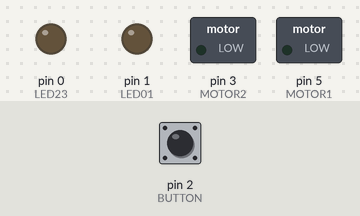
The sketch below on a simulated Arduino Uno, built with avr-gcc and run on an emulated ATmega328P. On the bench: switched loads named in the sketch (green lamp = pin HIGH), output pins drawn as LEDs (lit = HIGH). Dashed ring = blinking. Inputs (shaded band) come from the test bench; at power-on: pin 2 (BUTTON) HIGH. EEPROM starts erased.

Above: at 1.2 s.
1.3 s: pin 2 (BUTTON) pulled LOW for 0.15 s
At 3.52 s:
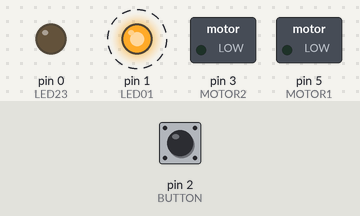
At 3.97 s:
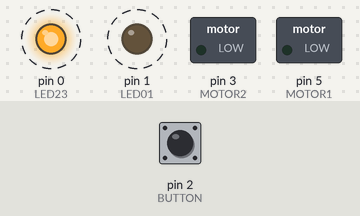
Timing chart, 0 to 10.4 s (numbered marks = the images above; inputs shaded):
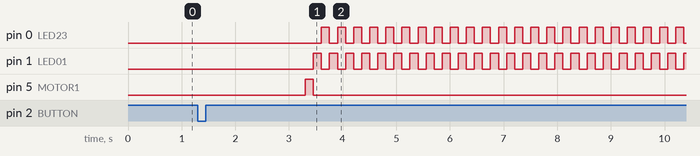

The sketch:

ElHLLevel.ino
```cpp
#include <EEPROM.h>
//#include "./ElHLLevel_ATMega.h"
#include "./ElHLLevel_ATTiny.h"

//** Define  **//
#define LOOPMS 150 // main loop delay in ms
#define MOTORLOOPS 13 // LOOPMS loops to wait before motor starts to move
#define SETUP 20 // # of LOOPMS loops to wait to enter setup mode
#define RESETLOOPS 66 // # of LOOPMS to wait to reset the eeprom
#define EERESETLOOPS 100 // # of LOOPMS to wait to reset the eeprom

#define TURNS 4 // Turns for each setting diff - TODO change to user defined array

#define EEADDR 0 // Base eeprom address
#define MAXSET 4  // The number of sets available - /!\ It affects the array of settings, the

int pos = 0;
int p_pos = 0;
int m_pos = 0;
int ee_addr = 0; //EEPROM address to start reading from
//***** EEPROM ************
// Addr 0: last pos
// Addr 1: last m_pos
// Addr 2: last m_delay
//*************************

int pos_wait = 0;
int m_wait = 0;
int m_ticks = 0;
int m_delay = 0;

void ledSet(bool led1 = false, bool led2 = false, bool led3 = false, bool led4 = false)  {
  if (led1 && led2) {
    pinMode(LED01, OUTPUT);
    analogWrite(LED01, 127);
  } else if (led1 && !led2) {
    pinMode(LED01, OUTPUT);
    analogWrite(LED01, 0);
  } else if (!led1 && led2) {
    pinMode(LED01, OUTPUT);
    analogWrite(LED01, 255);
  } else {
    pinMode(LED01, INPUT);
  }

  if (led3 && led4) {
    pinMode(LED23, OUTPUT);
    analogWrite(LED23, 127);
  } else if (led3 && !led4) {
    pinMode(LED23, OUTPUT);
    analogWrite(LED23, 0);
  } else if (!led3 && led4) {
    pinMode(LED23, OUTPUT);
    analogWrite(LED23, 255);
  } else {
    pinMode(LED23, INPUT);
  }
}

// Set leds
void led_state(bool on) { //pattern, int ) {
  if (on)
    ledSet(pos>=0, pos>=1, pos>=2, pos>=3);
  else
    ledSet();
}

// move the motor, choosing and returning the direction
int move_motor() {
  int diff = pos-m_pos;
  logger("diff: ");
  logger(String(diff));
  logger(" - m_pos: ");
  logger(String(m_pos));
  logger(" - pos: ");
  logger(String(pos));
  logger("\n");

  if ( diff > 0 ) {
    diff = 1;
    digitalWrite(MOTOR1, HIGH);
    digitalWrite(MOTOR2, LOW);
  } else if ( diff < 0 ) {
    diff = -1;
    digitalWrite(MOTOR2, HIGH);
    digitalWrite(MOTOR1, LOW);
  } else {
    digitalWrite(MOTOR1, LOW);
    digitalWrite(MOTOR2, LOW);
    led_state(true);
    m_wait = 0;
  }
  return diff;
}
void FSM_EEReset() {
  ledSet( true, true, true, true);

  pos = 0;
  m_pos = 0;
  m_delay = 0;

  for (int i = 0 ; i < EEPROM.length() ; i++) {
    EEPROM.write(i, 0);
  }
  EEPROM.put(ee_addr, pos);
  EEPROM.put(ee_addr+1, m_pos);
  EEPROM.put(ee_addr+2, m_delay);

  delay(LOOPMS * 6);
  ledSet( false, false, false, false);
}

void FSM_Error() {
  bool blink = false;
  int btn_wait = 0;
  bool loop = true;

  digitalWrite(MOTOR1, LOW);
  digitalWrite(MOTOR2, LOW);

  while (loop) {
    if ( digitalRead(BUTTON)==LOW )
      btn_wait++;
    else if ( btn_wait >= EERESETLOOPS ) {
      FSM_EEReset();
      break;
    } else if ( btn_wait >= RESETLOOPS )
      break;
    else
      btn_wait = 0;

    ledSet( blink, !blink, !blink, blink);
    blink = !blink;
    delay(LOOPMS);
  }

  btn_wait = 0;

}

// Uninterruptible Motor Turning state
void FSM_MT() {
  int m_dir = 0;
  int p_m_ticks = m_ticks;

  do {
    m_dir = move_motor();
    m_delay = m_delay + ( m_dir * m_dir );

    if ( m_delay >= ( TURNS * m_dir * m_dir ) ) {
      m_delay = 0;
      m_pos += m_dir;
    }

    delay(LOOPMS);

    if (p_m_ticks == m_ticks && m_dir != 0)
      FSM_Error();
    else
      p_m_ticks = m_ticks;

  } while ( m_dir != 0 );
  m_ticks=0;
  EEPROM.put(ee_addr+1, m_pos);
  EEPROM.put(ee_addr+2, m_delay);
}

// the setup function runs once when you press reset or power the board
void setup() {
  // initialize digital pins
  pinMode(MOTOR1, OUTPUT);
  pinMode(MOTOR2, OUTPUT);
  pinMode(LED01, OUTPUT);
  pinMode(LED23, OUTPUT);
  pinMode(BUTTON, INPUT_PULLUP);
  pinMode(FEEDBACK, INPUT);
  S_BUILTIN();

  attachInterrupt(PINTOINT(FEEDBACK), ISR_fb, FALLING);

  int savedSet = 0; //Variable to store data read from EEPROM

  //Get the data from the EEPROM at position 'ee_addr'
  EEPROM.get(ee_addr, pos);
  EEPROM.get(ee_addr+1, m_pos);
  EEPROM.get(ee_addr+2, m_delay);

  logger(" - m_pos: ");
  logger(String(m_pos));
  logger(" - pos: ");
  logger(String(pos));
  logger("\n");

  custom_init();

  // // if eeprom data is corrupted, reset the savedSet
  // if (savedSet < 0 || savedSet > MAXSET) {
  //   savedSet = 0;
  // }
  // pos=savedSet;

  if (pos != m_pos)
    FSM_MT();

}

// the loop function runs over and over again forever
void loop() {
  if ( digitalRead(BUTTON)==LOW ) {
    pos_wait++;
  } else {
    if ( pos_wait >= SETUP ) {
      logger("pos setup!\n");
      L_BUILTIN(HIGH);
      pos_wait = 0;
    } else {
      if ( pos_wait > 0 ) {
        pos=(pos+1)%MAXSET;
        pos_wait = 0;
        L_BUILTIN(LOW);
      }
    }
  }

  // Update LEDs and EEPROM state
  if ( pos != p_pos ) {
    led_state(true);
    EEPROM.put(ee_addr, pos);
    p_pos = pos;
    m_wait = 1;
  }

  // Turn motor, if needed, after some time
  if ( m_wait > 0 && m_wait < MOTORLOOPS && pos_wait == 0 )
    led_state( ((++m_wait)%4)>1 );
  else if ( m_wait >= MOTORLOOPS && pos_wait == 0 )
    FSM_MT();
  else
    m_wait = 0;

  delay(LOOPMS); // repeat every LOOPMS ms
}

void ISR_fb() {
  m_ticks++;
}
```

ElHLLevel_ATTiny.h
```cpp
#define DEV_TYPE ATTINY
#define PINTOINT(port) digitalPinToPort(port)
#define L_BUILTIN(state) void_f()
#define S_BUILTIN() void_f()

//** Define IOs **//
#define MOTOR1 5  // Motor pin #1
#define MOTOR2 3  // Motor pin #2
#define BUTTON 2 // Push button pin
#define FEEDBACK 4 // Motor feedback pin
#define LED01 1 // First dual led output
#define LED23 0 // First dual led output

void logger(String custom = "") {
  return;
}

void custom_init() {
  return;
}

void void_f() {
  return;
}
```

Measured:
- after the input at 1.3 s, pin 0 (LED23): alternates HIGH for 0.15 s and LOW for 0.15 s, starting after 2.3 s; pin 1 (LED01): alternates HIGH for 0.15 s and LOW for 0.15 s, starting after 2.2 s; pin 5 (MOTOR1): LOW → HIGH after 2.0 s, → LOW 0.15 s later
